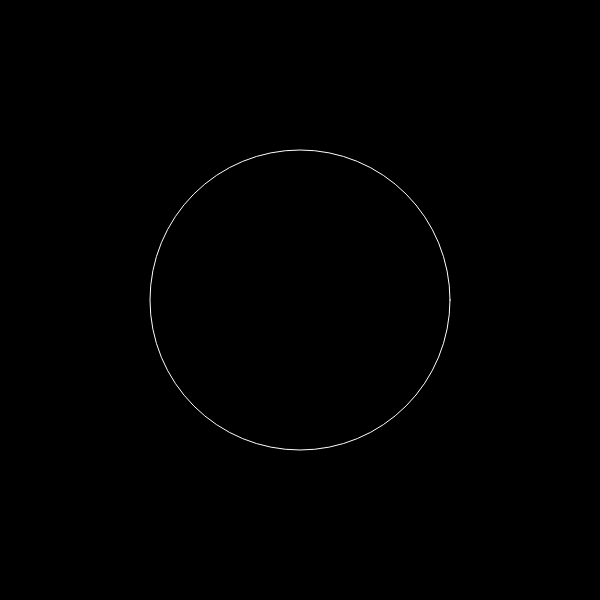
Frame 1 (no input)
Frame 60 (no input): identical to frame 1, image omitted
Frame 120 (the mouse pressed at the canvas centre since frame 60): identical to frame 1, image omitted

The p5.js sketch that drew this single still picture (run headless with seeded random() and noise() and a simulated clock; from frame 60 on, the mouse is pressed at the canvas centre):

// p5.js sketch
// ── sketch.js
/*
Et objekt er en måde at samle variable på. Nedenfor ser du en variabel - square - som er skrevet som en funktion. 
*/

var branches;
var oldX;

function setup() {
    createCanvas(600, 600);
}

function draw() {
    background(0);
    stroke(255);
    noFill();
    ellipse(300, 300, 300);
}



/*
OPGAVER

--Lav en funktion - drawCircle - som tegner ellipsen i stedet for draw

--Giv funktionen drawCircle parametrene x, y og diameter (dvs send dem med i parentesen)

--Kald så funktionen drawCircle som den sidste linje i draw. Hvad sker? Det samme som før!

--Prøv engang - for eksperimentets skyld - at udvide funktionen drawCircle, så den efter at have tegnet ellipsen, kalder sig selv med parametrene: x+20, y diam

--Det her ser fint nok ud. Men det lugter lidt af et uendeligt loop! Vi har brug for noget ligesom i et for eller while loop - der ligesom stopper koden før den løber løbsk. Du kan i øvrigt også kigge i konsollen og se at den ellers flotte form giver en fejl..

--Prøv at lav en betingelse (if) som spørger om x er større end width - og kun udfører funktionskaldet til drawCircle HVIS x er mindre end width

Lad os nu sige at vi både vil bevæge os på x-aksen og blive mindre. Hvordan sætter vi cirklen til at blive halvt så stor hver gang?

Prøv så at gøre x-aksen afhængig af diameteren - gang x med d*0.5 hver gangi stedet for at sætte den til +20..

Fint nok - men upS!! Der var fejlen i konsollen igen - udfør også kun funktionskaldet, hvis d også er > 2..

Så lad os prøve at tænke. Her er en cirkel som tegnes til højre for sig selv igen og igen. 

Hvad hvis vi også gerne vil have den til at tegnes til venstre?

Og ja.. hvad hvis vi i det hele taget vil lave selve definitionen af en cirkel om: så en cirkel er en cirkel med en cirkel til højre og venstre for midten af sig selv?

Så vil vi skabe en fraktal. En figur der når vi zoomer ind på dens mindste bestanddel, udfolder præcis det samme mønster som alle andre dele...

Mange organismer i naturen har fraktale egenskab - lyn, planter, træer...

lad os prøve at bede funktionen om - ikke bare at tgne en cirkel til højre - men også en til venstre. Indsæt et ellipse statement lige efter det første (og træk den halve diameter fra i stedet)..


Prøv at tenge en enkelt ellipse på y aksen også...

Det her er en sierpinski triangle - en trekant lavet af næsten uendelige cirkelformer

Så - nu tegner vi en masse frktaler - men gør ingenting for at animere det. 

Prøv fx..

At give den oprindelige størrelse til mouseX

Prøv så at udvide setup med funktionen noLoop();



























*/
